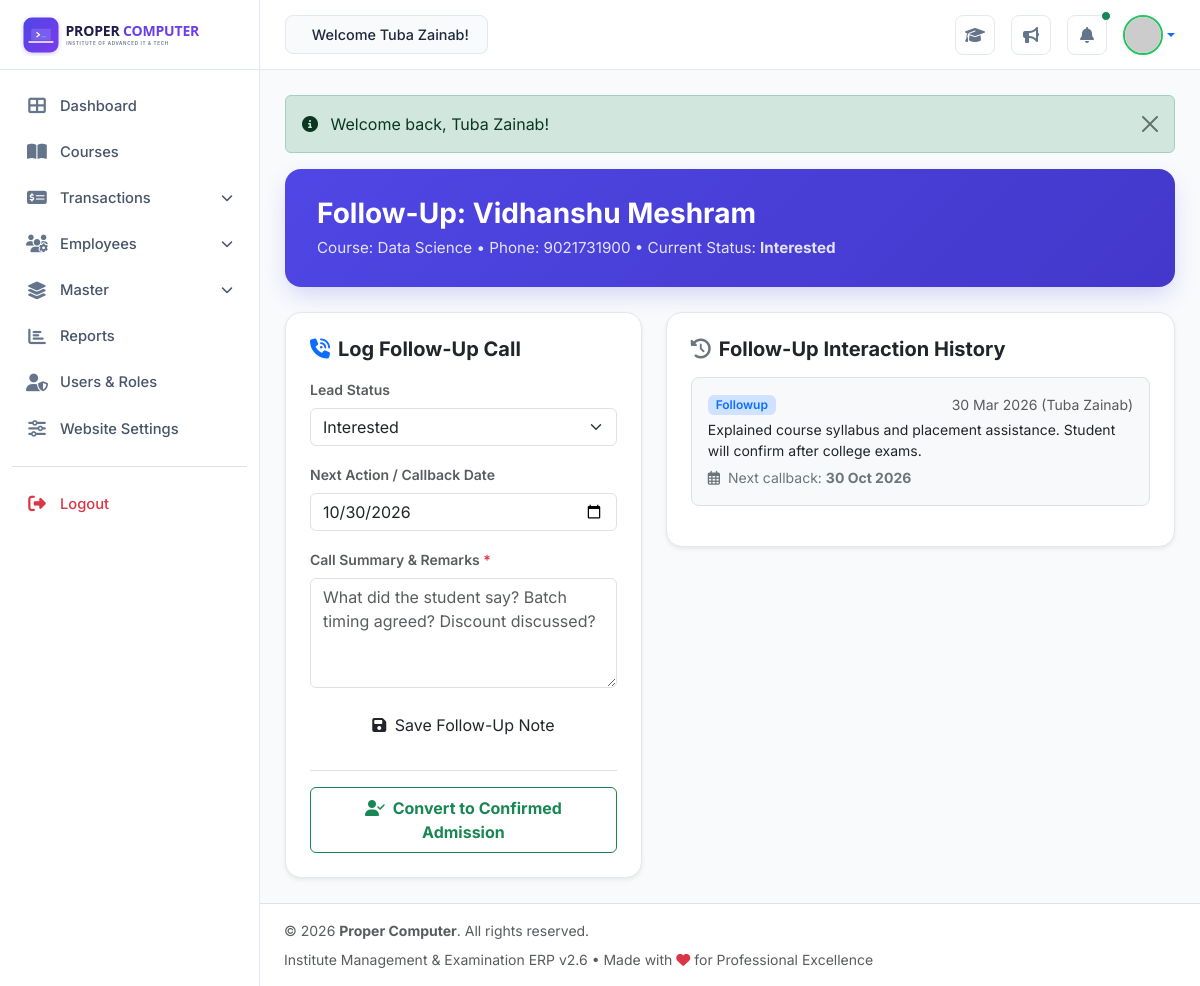
The page /admin/enquiry-followup.php?id=3 (signed in) on the database its author committed.
### tables this page shows
CREATE TABLE `enquiry_followups` (
  `id` INT AUTO_INCREMENT PRIMARY KEY,
  `enquiry_id` INT NOT NULL,
  `followup_date` DATE NOT NULL,
  `call_summary` TEXT NOT NULL,
  `next_action_date` DATE NULL,
  `status` VARCHAR(50) DEFAULT 'Pending',
  `created_by` INT NULL,
  `created_at` DATETIME DEFAULT CURRENT_TIMESTAMP,
  FOREIGN KEY (`enquiry_id`) REFERENCES `enquiries` (`id`) ON DELETE CASCADE
);

CREATE TABLE `users` (
  `id` INT AUTO_INCREMENT PRIMARY KEY,
  `username` VARCHAR(60) NOT NULL UNIQUE,
  `email` VARCHAR(100) NOT NULL UNIQUE,
  `password_hash` VARCHAR(255) NOT NULL,
  `full_name` VARCHAR(100) NOT NULL,
  `phone` VARCHAR(20) NULL,
  `role_id` INT NOT NULL,
  `avatar` VARCHAR(255) DEFAULT 'default-avatar.png',
  `status` ENUM('active', 'inactive') DEFAULT 'active',
  `last_login` DATETIME NULL,
  `created_at` DATETIME DEFAULT CURRENT_TIMESTAMP,
  FOREIGN KEY (`role_id`) REFERENCES `roles` (`id`)
);

CREATE TABLE `enquiries` (
  `id` INT AUTO_INCREMENT PRIMARY KEY,
  `student_name` VARCHAR(100) NOT NULL,
  `phone` VARCHAR(20) NOT NULL,
  `email` VARCHAR(100) NULL,
  `course_id` INT NOT NULL,
  `mode` ENUM('Offline', 'Online', 'Hybrid') DEFAULT 'Hybrid',
  `lead_source` VARCHAR(50) DEFAULT 'Walkin',
  `lead_status` ENUM('Walkin', 'Telephonic', 'Interested', 'Followup', 'Admission Done', 'Cancelled') DEFAULT 'Walkin',
  `enquiry_date` DATE NOT NULL,
  `follow_up_date` DATE NULL,
  `assigned_to` INT NULL,
  `notes` TEXT NULL,
  `is_converted` TINYINT(1) DEFAULT 0,
  `created_at` DATETIME DEFAULT CURRENT_TIMESTAMP,
  FOREIGN KEY (`course_id`) REFERENCES `courses` (`id`),
  FOREIGN KEY (`assigned_to`) REFERENCES `employees` (`id`)
);

CREATE TABLE `courses` (
  `id` INT AUTO_INCREMENT PRIMARY KEY,
  `category_id` INT NOT NULL,
  `name` VARCHAR(150) NOT NULL,
  `slug` VARCHAR(150) NOT NULL UNIQUE,
  `code` VARCHAR(30) NOT NULL UNIQUE,
  `duration` VARCHAR(50) NOT NULL DEFAULT '3 Months',
  `fee` DECIMAL(10,2) NOT NULL DEFAULT 15000.00,
  `level` ENUM('Beginner', 'Intermediate', 'Advanced', 'All Levels') DEFAULT 'Beginner',
  `mode` ENUM('Online', 'Offline', 'Hybrid') DEFAULT 'Hybrid',
  `description` TEXT NULL,
  `syllabus` LONGTEXT NULL,
  `is_popular` TINYINT(1) DEFAULT 0,
  `is_active` TINYINT(1) DEFAULT 1,
  `created_at` DATETIME DEFAULT CURRENT_TIMESTAMP,
  FOREIGN KEY (`category_id`) REFERENCES `course_categories` (`id`)
);

### admin/enquiry-followup.php (the view, shortened to what this page needs)
<?php
require_once __DIR__ . '/../config/helpers.php';
$pdo = getDBConnection();
$id = (int)($_GET['id'] ?? 0);
$stmt = $pdo->prepare("SELECT e.*, c.name as course_name
                      FROM enquiries e
                      JOIN courses c ON e.course_id = c.id
                      WHERE e.id = ?");
$stmt->execute([$id]);
$enquiry = $stmt->fetch();
$histStmt = $pdo->prepare("SELECT ef.*, u.full_name as staff_name
                          FROM enquiry_followups ef
                          LEFT JOIN users u ON ef.created_by = u.id
                          WHERE ef.enquiry_id = ?
                          ORDER BY ef.created_at DESC");
$histStmt->execute([$id]);
$history = $histStmt->fetchAll();
require_once __DIR__ . '/../includes/admin_header.php';
?>
<div class="admin-header-banner">
    <h2>Follow-Up: <?= e($enquiry['student_name']) ?></h2>
    <p>Course: <?= e($enquiry['course_name']) ?> &bull; Phone: <?= e($enquiry['phone']) ?> &bull; Current Status: <strong><?= e($enquiry['lead_status']) ?></strong></p>
</div>
<div class="row g-4">
    <div class="col-lg-5">
        <div class="card border-0 rounded-4 p-4 shadow-sm" style="background:#ffffff; border:1px solid var(--admin-border)!important;">
            <h5 class="fw-bold text-dark mb-3"><i class="fas fa-phone-volume text-primary me-2"></i>Log Follow-Up Call</h5>
            <form method="POST" action="">
                <div class="mb-3">
                    <label class="form-label small fw-semibold text-muted">Lead Status</label>
                    <select name="lead_status" class="form-select">
                        <option value="Interested" <?= ($enquiry['lead_status'] === 'Interested') ? 'selected' : '' ?>>Interested</option>
                    </select>
                </div>
                <div class="mb-3">
                    <label class="form-label small fw-semibold text-muted">Next Action / Callback Date</label>
                    <input type="date" name="next_action_date" class="form-control" value="<?= date('Y-m-d', strtotime('+3 days')) ?>">
                </div>
                <div class="mb-3">
                    <label class="form-label small fw-semibold text-muted">Call Summary &amp; Remarks <span class="text-danger">*</span></label>
                    <textarea name="call_summary" rows="4" class="form-control" placeholder="What did the student say? Batch timing agreed? Discount discussed?" required></textarea>
                </div>
                <button type="submit" class="btn btn-pc-primary w-100 py-2">
                    <i class="fas fa-save me-1"></i> Save Follow-Up Note
                </button>
            </form>
            <?php if (!$enquiry['is_converted']): ?>
                <div class="mt-4 pt-3 border-top text-center">
                    <a href="enquiry-convert.php?id=<?= $enquiry['id'] ?>" class="btn btn-outline-success w-100 py-2 fw-bold">
                        <i class="fas fa-user-check me-1"></i> Convert to Confirmed Admission
                    </a>
                </div>
            <?php endif; ?>
        </div>
    </div>
    <div class="col-lg-7">
        <div class="card border-0 rounded-4 p-4 shadow-sm" style="background:#ffffff; border:1px solid var(--admin-border)!important;">
            <h5 class="fw-bold text-dark mb-3"><i class="fas fa-history text-secondary me-2"></i>Follow-Up Interaction History</h5>
            <?php if (empty($history)): ?>
                <p class="text-muted small py-4 text-center">No previous call notes recorded yet.</p>
            <?php else: ?>
                <div class="timeline">
                    <?php foreach ($history as $h): ?>
                        <div class="p-3 mb-3 bg-light rounded-3 border">
                            <div class="d-flex justify-content-between align-items-center mb-1">
                                <span class="badge bg-primary-subtle text-primary fw-semibold"><?= e($h['status']) ?></span>
                                <small class="text-muted"><?= format_date($h['followup_date']) ?> (<?= e($h['staff_name'] ?? 'Counselor') ?>)</small>
                            </div>
                            <p class="mb-1 text-dark small"><?= nl2br(e($h['call_summary'])) ?></p>
                            <?php if (!empty($h['next_action_date'])): ?>
                                <small class="text-secondary"><i class="far fa-calendar-alt me-1"></i> Next callback: <strong><?= format_date($h['next_action_date']) ?></strong></small>
                            <?php endif; ?>
                        </div>
                    <?php endforeach; ?>
                </div>
            <?php endif; ?>
        </div>
    </div>
</div>
<?php require_once __DIR__ . '/../includes/admin_footer.php'; ?>

### includes/admin_header.php (shortened to what this page needs)
<?php
require_once __DIR__ . '/../config/helpers.php';
$user = current_user();
?>
<!DOCTYPE html>
<html lang="en">
<head>
    <link href="https://cdn.jsdelivr.net/npm/bootstrap@5.3.3/dist/css/bootstrap.min.css" rel="stylesheet">
    <link rel="stylesheet" href="https://cdnjs.cloudflare.com/ajax/libs/font-awesome/6.5.1/css/all.min.css">
    <link rel="stylesheet" href="<?= ASSETS_URL ?>/css/admin.css">
    <link rel="stylesheet" href="<?= ASSETS_URL ?>/css/print.css" media="print">
</head>
<body class="admin-body">
<div class="admin-wrapper">
    <?php require_once __DIR__ . '/admin_sidebar.php'; ?>
    <div class="admin-main">
        <header class="admin-topbar">
            <div class="d-flex align-items-center gap-3">
                <div class="topbar-welcome">
                    <i class="fas fa-hand-wave text-warning me-1"></i> Welcome <?= e($user['full_name']) ?>!
                </div>
            </div>
            <div class="topbar-actions">
                <a href="<?= BASE_URL ?>/index.php" target="_blank" class="topbar-btn text-decoration-none" title="View Public Website">
                    <i class="fas fa-graduation-cap"></i>
                </a>
                <a href="<?= ADMIN_URL ?>/notices.php" class="topbar-btn text-decoration-none" title="Institute Notices">
                    <i class="fas fa-bullhorn"></i>
                </a>
                <div class="dropdown">
                    <button class="topbar-btn position-relative" type="button" data-bs-toggle="dropdown" aria-expanded="false">
                        <i class="fas fa-bell"></i>
                        <span class="position-absolute top-0 start-100 translate-middle p-1 bg-success border border-light rounded-circle"></span>
                    </button>
                </div>
                <div class="dropdown">
                    <a href="#" class="d-flex align-items-center text-decoration-none dropdown-toggle" data-bs-toggle="dropdown">
                        <img src="https://ui-avatars.com/api/?name=<?= urlencode($user['full_name']) ?>&background=4f46e5&color=fff&rounded=true" alt="<?= e($user['full_name']) ?>" class="topbar-avatar">
                    </a>
                </div>
            </div>
        </header>
        <main class="admin-content">

### assets/css/admin.css (style rules this page uses)
:root { --admin-bg: #f8fafc; --admin-sidebar-w: 260px; --admin-sidebar-collapsed-w: 80px; --admin-topbar-h: 70px; --admin-primary: #4f46e5; --admin-primary-dark: #3730a3; --admin-purple-grad: linear-gradient(135deg, #4f46e5 0%, #4338ca 100%); --admin-border: #e2e8f0; --admin-table-head: #ede9fe; --admin-table-head-text: #4338ca; --font-heading: 'Outfit', sans-serif; --font-body: 'Inter', sans-serif; }
body.admin-body { font-family: var(--font-body); background-color: var(--admin-bg); color: #334155; margin: 0; padding: 0; overflow-x: hidden; }
.admin-wrapper { display: flex; min-height: 100vh; }
.admin-main { margin-left: var(--admin-sidebar-w); flex-grow: 1; display: flex; flex-direction: column; min-width: 0; transition: margin-left 0.3s ease; }
.admin-topbar { height: var(--admin-topbar-h); background: #ffffff; border-bottom: 1px solid var(--admin-border); display: flex; align-items: center; justify-content: space-between; padding: 0 25px; position: sticky; top: 0; z-index: 1020; }
.topbar-welcome { background: #f8fafc; border: 1px solid var(--admin-border); padding: 8px 18px; border-radius: 8px; font-size: 0.9rem; font-weight: 500; color: #1e293b; }
.topbar-actions { display: flex; align-items: center; gap: 16px; }
.topbar-btn { width: 40px; height: 40px; border-radius: 8px; border: 1px solid var(--admin-border); background: #ffffff; color: #64748b; display: flex; align-items: center; justify-content: center; cursor: pointer; transition: all 0.2s; }
.topbar-avatar { width: 40px; height: 40px; border-radius: 50%; border: 2px solid #22c55e; object-fit: cover; }
.admin-content { padding: 25px; flex-grow: 1; }
.admin-header-banner { background: linear-gradient(135deg, #4f46e5 0%, #4338ca 100%); color: #ffffff; border-radius: 16px; padding: 28px 32px; position: relative; overflow: hidden; margin-bottom: 25px; box-shadow: 0 10px 25px -5px rgba(79, 70, 229, 0.25); }
.admin-header-banner h2 { color: #ffffff; font-size: 1.75rem; font-weight: 700; margin-bottom: 6px; }
.admin-header-banner p { color: rgba(255, 255, 255, 0.85); margin-bottom: 0; font-size: 0.95rem; }

### rows shown on the page
enquiry_followups: users.full_name "Tuba Zainab", status "Followup", followup_date "30 Mar 2026", call_summary "Explained course syllabus and placement assistance. Student will confirm after college exams.", next_action_date "30 Oct 2026"
enquiries: student_name "Vidhanshu Meshram", course.name "Data Science", phone "9021731900", lead_status "Interested"

### other values the page prints
$message "Welcome back, Tuba Zainab!"
APP_NAME "Proper Computer"
